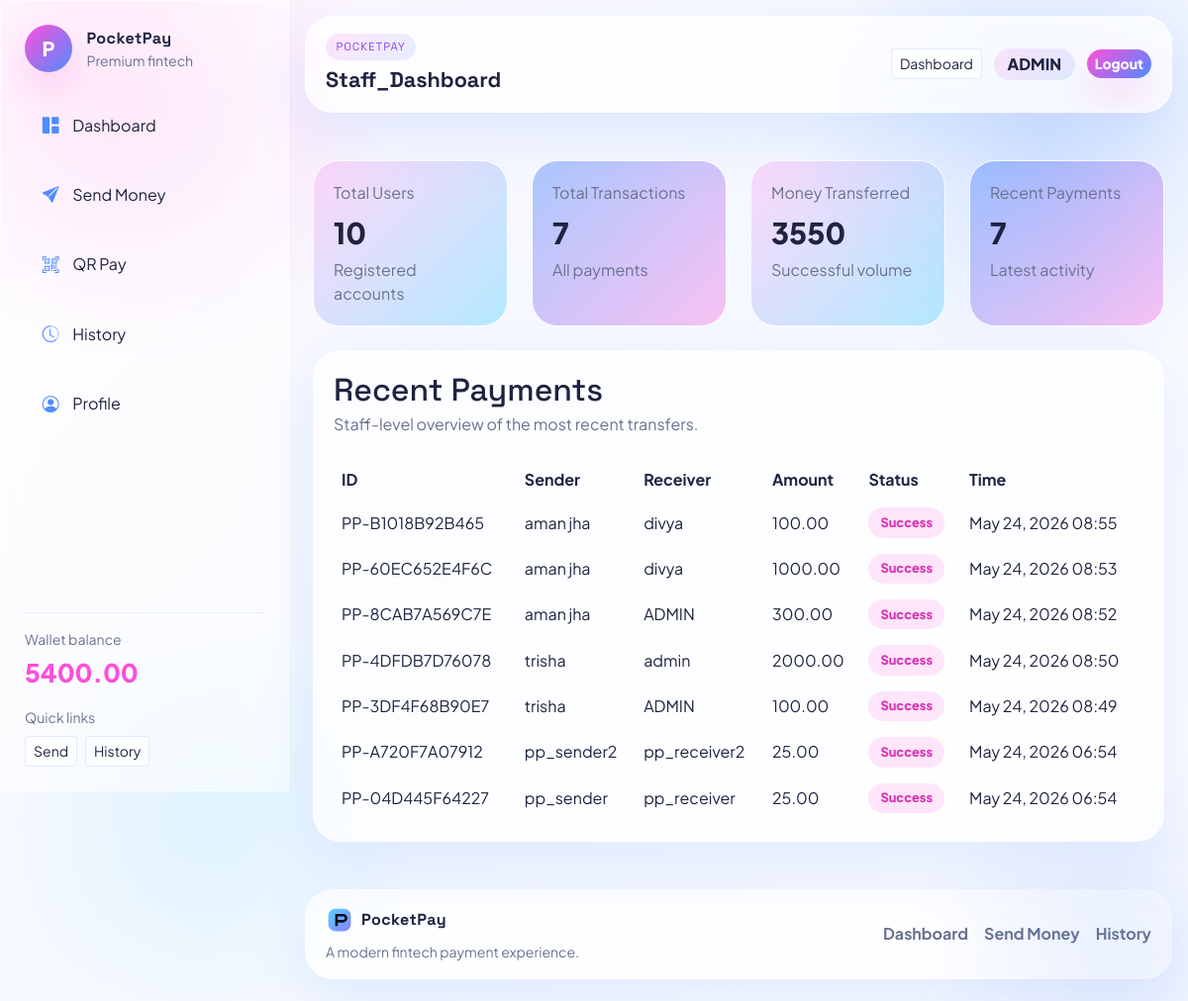
The app's page /staff-dashboard/ (signed in) with its own data.
### app/models.py (models this page shows, shortened)
class Wallet(models.Model):
	user = models.OneToOneField(settings.AUTH_USER_MODEL, on_delete=models.CASCADE, related_name='wallet')
	balance = models.DecimalField(max_digits=12, decimal_places=2, default=Decimal('5000.00'))
	created_at = models.DateTimeField(auto_now_add=True)

class Transaction(models.Model):
	class Status(models.TextChoices):
		SUCCESS = 'success', 'Success'
		FAILED = 'failed', 'Failed'
	sender = models.ForeignKey(
		settings.AUTH_USER_MODEL,
		on_delete=models.CASCADE,
		related_name='sent_transactions',
	)
	receiver = models.ForeignKey(
		settings.AUTH_USER_MODEL,
		on_delete=models.CASCADE,
		related_name='received_transactions',
	)
	amount = models.DecimalField(max_digits=12, decimal_places=2)
	transaction_id = models.CharField(max_length=32, unique=True, editable=False)
	status = models.CharField(max_length=20, choices=Status.choices, default=Status.SUCCESS)
	timestamp = models.DateTimeField(auto_now_add=True)

### app/views.py (the view)
# urls.py: path('staff-dashboard/', views.staff_dashboard_view, name='staff_dashboard'),
@login_required(login_url='login')
def staff_dashboard_view(request):
	if not request.user.is_staff:
		return redirect('dashboard')
	total_users = User.objects.count()
	total_transactions = Transaction.objects.count()
	total_money_transferred = Transaction.objects.filter(status=Transaction.Status.SUCCESS).aggregate(total=Sum('amount'))['total'] or Decimal('0.00')
	recent_payments = Transaction.objects.select_related('sender', 'receiver').order_by('-timestamp')[:8]
	return render(
		request,
		'staff_dashboard.html',
		{
			'total_users': total_users,
			'total_transactions': total_transactions,
			'total_money_transferred': total_money_transferred,
			'recent_payments': recent_payments,
		},
	)

### app/context_processors.py (called while the page is built)
def wallet_context(request):
	if not request.user.is_authenticated:
		return {'wallet': None, 'wallet_balance': '0.00'}
	wallet = ensure_wallet(request.user)
	return {'wallet': wallet, 'wallet_balance': wallet.balance}

### app/services.py (called while the page is built)
def ensure_wallet(user):
	wallet, _ = Wallet.objects.get_or_create(user=user)
	return wallet

### templates/staff_dashboard.html
{% extends 'base.html' %}
{% block content %}
<div class="row g-4 mb-4">
    <div class="col-md-3">
        <div class="stat-card gradient-card animated-card h-100">
            <span class="stat-label">Total Users</span>
            <div class="stat-value">{{ total_users }}</div>
            <div class="stat-subtitle">Registered accounts</div>
        </div>
    </div>
    <div class="col-md-3">
        <div class="stat-card gradient-card alt animated-card h-100">
            <span class="stat-label">Total Transactions</span>
            <div class="stat-value">{{ total_transactions }}</div>
            <div class="stat-subtitle">All payments</div>
        </div>
    </div>
    <div class="col-md-3">
        <div class="stat-card gradient-card animated-card h-100">
            <span class="stat-label">Money Transferred</span>
            <div class="stat-value">{{ total_money_transferred }}</div>
            <div class="stat-subtitle">Successful volume</div>
        </div>
    </div>
    <div class="col-md-3">
        <div class="stat-card gradient-card alt animated-card h-100">
            <span class="stat-label">Recent Payments</span>
            <div class="stat-value">{{ recent_payments|length }}</div>
            <div class="stat-subtitle">Latest activity</div>
        </div>
    </div>
</div>
<div class="glass-panel panel-card animated-card">
    <div class="panel-head d-flex justify-content-between align-items-center mb-4">
        <div>
            <h2 class="panel-title mb-1">Recent Payments</h2>
            <p class="text-muted-light mb-0">Staff-level overview of the most recent transfers.</p>
        </div>
    </div>
    <div class="table-responsive">
        <table class="table table-borderless align-middle mb-0 glass-table">
            <thead>
                <tr>
                    <th>ID</th>
                    <th>Sender</th>
                    <th>Receiver</th>
                    <th>Amount</th>
                    <th>Status</th>
                    <th>Time</th>
                </tr>
            </thead>
            <tbody>
                {% for tx in recent_payments %}
                    <tr>
                        <td>{{ tx.transaction_id }}</td>
                        <td>{{ tx.sender.username }}</td>
                        <td>{{ tx.receiver.username }}</td>
                        <td>{{ tx.amount }}</td>
                        <td><span class="status-pill status-{{ tx.status }}">{{ tx.get_status_display }}</span></td>
                        <td>{{ tx.timestamp|date:"M d, Y H:i" }}</td>
                    </tr>
                {% empty %}
                    <tr><td colspan="6" class="text-center text-muted-light py-4">No payments yet.</td></tr>
                {% endfor %}
            </tbody>
        </table>
    </div>
</div>
{% endblock %}

### templates/base.html (shortened to what this page needs)
<!doctype html>
<html lang="en">
<head>
    <link href="https://cdn.jsdelivr.net/npm/bootstrap@5.3.3/dist/css/bootstrap.min.css" rel="stylesheet">
    <link rel="stylesheet" href="https://cdn.jsdelivr.net/npm/bootstrap-icons@1.11.3/font/bootstrap-icons.min.css">
    {% load static %}
    <link rel="stylesheet" href="{% static 'css/style.css' %}">
</head>
<body>
<div class="bg-noise"></div>
{% if user.is_authenticated %}
<div class="app-shell">
    <aside class="sidebar glass-panel">
        <div class="sidebar-brand">
            <div class="brand-mark">P</div>
            <div>
                <div class="brand-text">PocketPay</div>
                <div class="small text-muted-light">Premium fintech</div>
            </div>
        </div>
            <nav class="sidebar-nav">
            <a class="sidebar-link {% if request.resolver_match.url_name == 'dashboard' %}active{% endif %}" href="{% url 'dashboard' %}"><i class="bi bi-grid-1x2-fill"></i><span>Dashboard</span></a>
            <a class="sidebar-link {% if request.resolver_match.url_name == 'send_money' %}active{% endif %}" href="{% url 'send_money' %}"><i class="bi bi-send-fill"></i><span>Send Money</span></a>
            <a class="sidebar-link {% if request.resolver_match.url_name == 'qr_payment' %}active{% endif %}" href="{% url 'qr_payment' %}"><i class="bi bi-qr-code-scan"></i><span>QR Pay</span></a>
            <a class="sidebar-link {% if request.resolver_match.url_name == 'history' %}active{% endif %}" href="{% url 'history' %}"><i class="bi bi-clock-history"></i><span>History</span></a>
            <a class="sidebar-link {% if request.resolver_match.url_name == 'profile' %}active{% endif %}" href="{% url 'profile' %}"><i class="bi bi-person-circle"></i><span>Profile</span></a>
        </nav>
            <div class="sidebar-footer">
                <div class="small text-muted-light">Wallet balance</div>
                <div class="sidebar-balance">{{ wallet_balance|default:"0.00" }}</div>
                <div class="small text-muted-light mt-3">Quick links</div>
                <div class="d-flex flex-wrap gap-2 mt-2">
                    <a class="btn btn-sm btn-outline-light" href="{% url 'send_money' %}">Send</a>
                    <a class="btn btn-sm btn-outline-light" href="{% url 'history' %}">History</a>
                </div>
            </div>
    </aside>
    <div class="main-content">
        <header class="topbar glass-panel sticky-top">
            <div>
                <div class="eyebrow eyebrow-small">PocketPay</div>
                <div class="topbar-title">{{ request.resolver_match.url_name|default:'dashboard'|title }}</div>
            </div>
            <div class="topbar-actions">
                <a class="btn btn-sm btn-outline-light" href="{% url 'dashboard' %}">Dashboard</a>
                <span class="user-badge">{{ user.username }}</span>
                <a class="btn btn-sm btn-primary" href="{% url 'logout' %}">Logout</a>
            </div>
        </header>
{% endif %}
<main class="{% if user.is_authenticated %}content-shell container-fluid px-3 px-lg-4 py-4 py-lg-5{% else %}container py-4 py-lg-5 content-shell{% endif %}">
    {% block content %}{% endblock %}
</main>
<footer class="site-footer">
    <div class="footer-inner glass-panel">
        <div>
            <div class="brand-text d-flex align-items-center gap-2"><img src="{% static 'images/logo.svg' %}" class="footer-logo" alt="PocketPay logo"><span>PocketPay</span></div>
            <div class="small text-muted-light mt-2">A modern fintech payment experience.</div>
        </div>
        <div class="footer-links">
            {% if user.is_authenticated %}
                <a href="{% url 'dashboard' %}">Dashboard</a>
                <a href="{% url 'send_money' %}">Send Money</a>
                <a href="{% url 'history' %}">History</a>
            {% else %}
                <a href="{% url 'login' %}">Login</a>
                <a href="{% url 'register' %}">Register</a>
            {% endif %}
        </div>
    </div>
</footer>
{% if user.is_authenticated %}
    </div>
</div>
{% endif %}
</body>
</html>

### records on screen
Wallet: balance "5400.00"
Transaction: transaction_id "PP-B1018B92B465", sender.username "aman jha", receiver.username "divya", amount "100.00", status "Success", timestamp "May 24, 2026 08:55"
Transaction: transaction_id "PP-60EC652E4F6C", sender.username "aman jha", receiver.username "divya", amount "1000.00", status "Success", timestamp "May 24, 2026 08:53"
Transaction: transaction_id "PP-8CAB7A569C7E", sender.username "aman jha", receiver.username "ADMIN", amount "300.00", status "Success", timestamp "May 24, 2026 08:52"
Transaction: transaction_id "PP-4DFDB7D76078", sender.username "trisha", receiver.username "admin", amount "2000.00", status "Success", timestamp "May 24, 2026 08:50"
Transaction: transaction_id "PP-3DF4F68B90E7", sender.username "trisha", receiver.username "ADMIN", amount "100.00", status "Success", timestamp "May 24, 2026 08:49"
Transaction: transaction_id "PP-A720F7A07912", sender.username "pp_sender2", receiver.username "pp_receiver2", amount "25.00", status "Success", timestamp "May 24, 2026 06:54"
Transaction: transaction_id "PP-04D445F64227", sender.username "pp_sender", receiver.username "pp_receiver", amount "25.00", status "Success", timestamp "May 24, 2026 06:54"

### other values on screen
{{ request.resolver_match.url_name|default:'dashboard'|title }} "Staff_Dashboard"
{{ user.username }} "ADMIN"
{{ total_users }} "10"
{{ total_transactions }} "7"
{{ total_money_transferred }} "3550"
{{ recent_payments|length }} "7"
